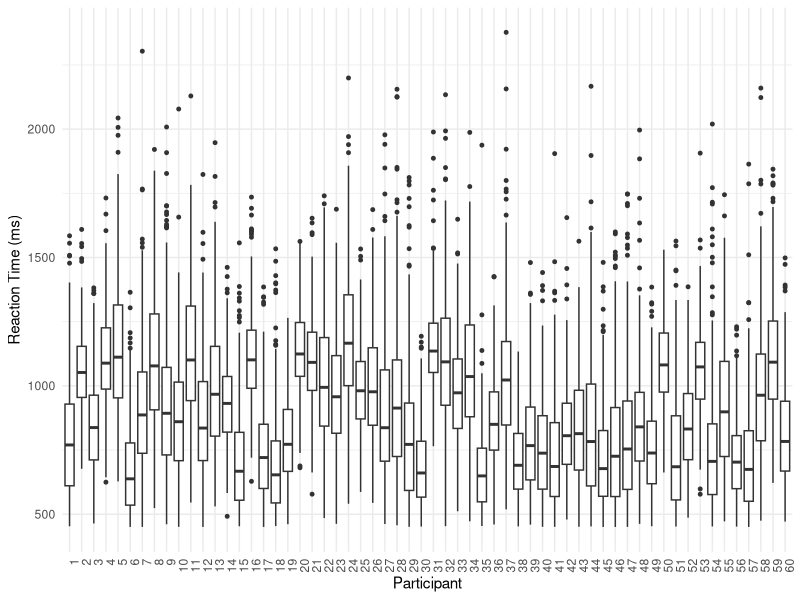
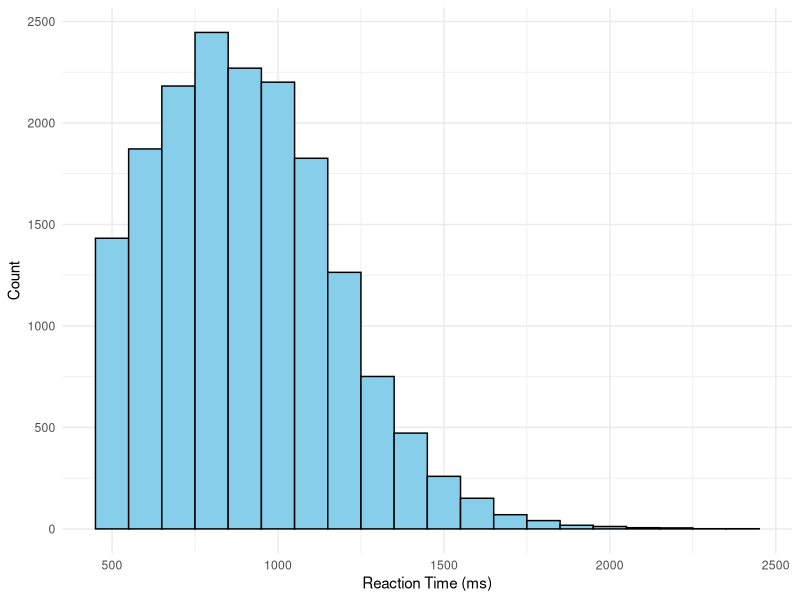
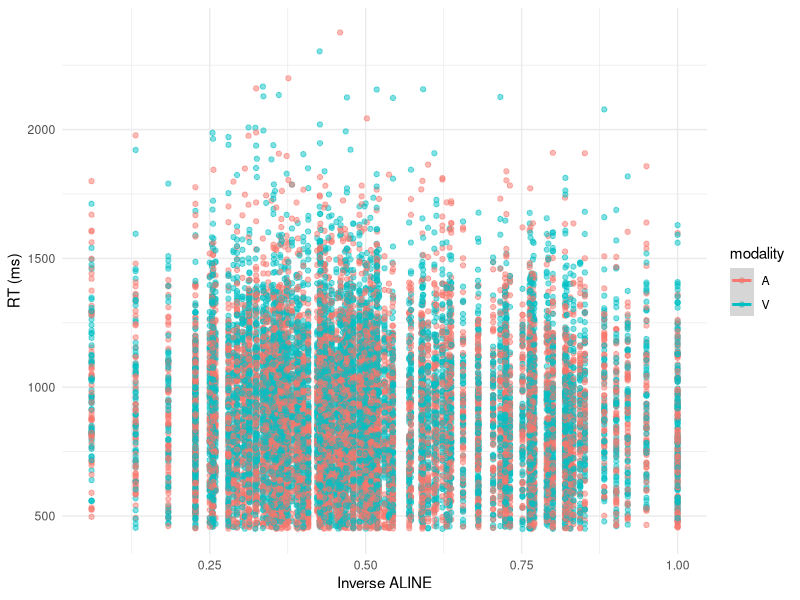
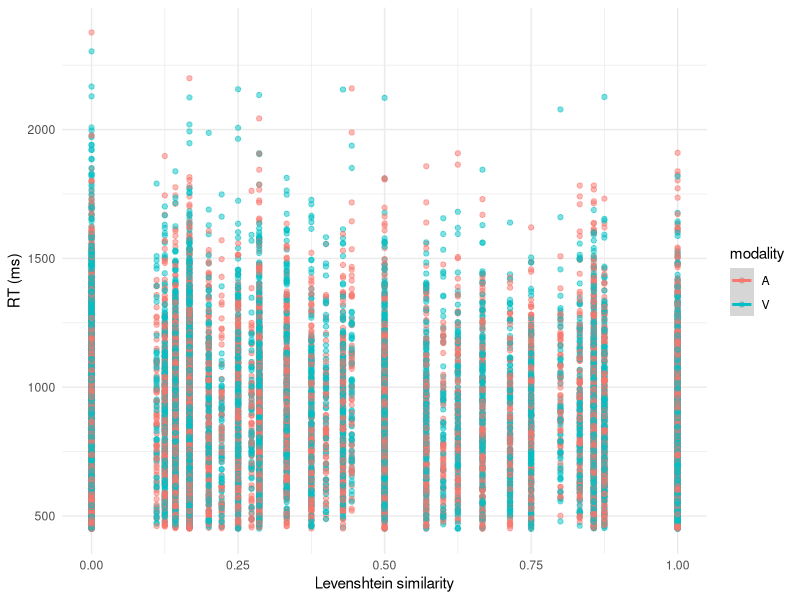

Source code (R) for these figures, in order:
## ---- chunk 1

library(dplyr)
library(ggplot2)
library(readr)

final_df <- read_csv("final_df.csv")

#Overall summary
summary(final_df$RT)

# Boxplot of each participant's reaction times
ggplot(final_df, aes(x = factor(participant), y = RT)) +
  geom_boxplot(outlier.size = 1) +
  labs(x = "Participant", y = "Reaction Time (ms)") +
  theme_minimal() +
  theme(axis.text.x = element_text(angle = 90, hjust = 1))

# Histogram of all reaction times
ggplot(final_df, aes(x = RT)) +
  geom_histogram(binwidth = 100, fill = "skyblue", color = "black") +
  labs(x = "Reaction Time (ms)", y = "Count") +
  theme_minimal()

# RT by phonological similarity and modality
ggplot(final_df, aes(x = inversed_aline, y = RT, color = modality)) +
  geom_point(alpha = 0.5) +
  geom_smooth(method = "loess") +
  labs(x = "Inverse ALINE", y = "RT (ms)") +
  theme_minimal()

# RT by orthographic similarity and modality
ggplot(final_df, aes(x = lev_similarity, y = RT, color = modality)) +
  geom_point(alpha = 0.5) +
  geom_smooth(method = "loess") +
  labs(x = "Levenshtein similarity", y = "RT (ms)") +
  theme_minimal()

# This shows the high intercorrelation between phonological and orthographic similarity metrics - not yet considered in the modeling!
cor(final_df$inversed_aline, final_df$lev_similarity)


## ---- chunk 2
library(lme4)
library(lmerTest)

model1 <- lmer(
  RT ~ lev_similarity * inversed_aline * modality +
    (1 | participant) + (1 | ortho_French),
  data = final_df
)

summary

summary(model1)
anova(model1)
